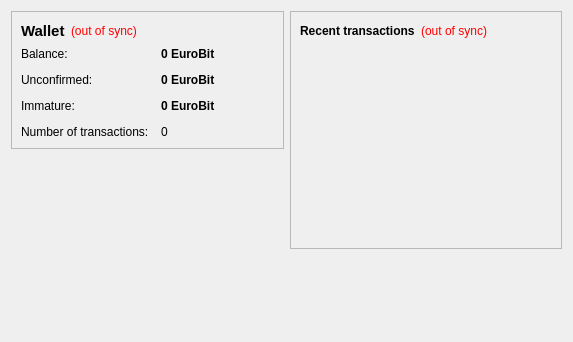
<?xml version="1.0" encoding="UTF-8"?>
<ui version="4.0">
 <class>OverviewPage</class>
 <widget class="QWidget" name="OverviewPage">
  <property name="geometry">
   <rect>
    <x>0</x>
    <y>0</y>
    <width>573</width>
    <height>342</height>
   </rect>
  </property>
  <property name="windowTitle">
   <string>Form</string>
  </property>
  <layout class="QHBoxLayout" name="horizontalLayout" stretch="1,1">
   <item>
    <layout class="QVBoxLayout" name="verticalLayout_2">
     <item>
      <widget class="QFrame" name="frame">
       <property name="frameShape">
        <enum>QFrame::StyledPanel</enum>
       </property>
       <property name="frameShadow">
        <enum>QFrame::Raised</enum>
       </property>
       <layout class="QVBoxLayout" name="verticalLayout_4">
        <item>
         <layout class="QHBoxLayout" name="horizontalLayout_4">
          <item>
           <widget class="QLabel" name="label_5">
            <property name="font">
             <font>
              <pointsize>11</pointsize>
              <weight>75</weight>
              <bold>true</bold>
             </font>
            </property>
            <property name="text">
             <string>Wallet</string>
            </property>
           </widget>
          </item>
          <item>
           <widget class="QLabel" name="labelWalletStatus">
            <property name="toolTip">
             <string>The displayed information may be out of date. Your wallet automatically synchronizes with the eurobit network after a connection is established, but this process has not completed yet.</string>
            </property>
            <property name="styleSheet">
             <string notr="true">QLabel { color: red; }</string>
            </property>
            <property name="text">
             <string notr="true">(out of sync)</string>
            </property>
            <property name="alignment">
             <set>Qt::AlignLeading|Qt::AlignLeft|Qt::AlignVCenter</set>
            </property>
           </widget>
          </item>
          <item>
           <spacer name="horizontalSpacer_2">
            <property name="orientation">
             <enum>Qt::Horizontal</enum>
            </property>
            <property name="sizeHint" stdset="0">
             <size>
              <width>40</width>
              <height>20</height>
             </size>
            </property>
           </spacer>
          </item>
         </layout>
        </item>
        <item>
         <layout class="QFormLayout" name="formLayout_2">
          <property name="fieldGrowthPolicy">
           <enum>QFormLayout::AllNonFixedFieldsGrow</enum>
          </property>
          <property name="horizontalSpacing">
           <number>12</number>
          </property>
          <property name="verticalSpacing">
           <number>12</number>
          </property>
          <item row="0" column="0">
           <widget class="QLabel" name="label">
            <property name="text">
             <string>Balance:</string>
            </property>
           </widget>
          </item>
          <item row="0" column="1">
           <widget class="QLabel" name="labelBalance">
            <property name="font">
             <font>
              <weight>75</weight>
              <bold>true</bold>
             </font>
            </property>
            <property name="cursor">
             <cursorShape>IBeamCursor</cursorShape>
            </property>
            <property name="toolTip">
             <string>Your current balance</string>
            </property>
            <property name="text">
             <string notr="true">0 EuroBit</string>
            </property>
            <property name="textInteractionFlags">
             <set>Qt::LinksAccessibleByMouse|Qt::TextSelectableByKeyboard|Qt::TextSelectableByMouse</set>
            </property>
           </widget>
          </item>
          <item row="1" column="0">
           <widget class="QLabel" name="label_3">
            <property name="text">
             <string>Unconfirmed:</string>
            </property>
           </widget>
          </item>
          <item row="1" column="1">
           <widget class="QLabel" name="labelUnconfirmed">
            <property name="font">
             <font>
              <weight>75</weight>
              <bold>true</bold>
             </font>
            </property>
            <property name="cursor">
             <cursorShape>IBeamCursor</cursorShape>
            </property>
            <property name="toolTip">
             <string>Total of transactions that have yet to be confirmed, and do not yet count toward the current balance</string>
            </property>
            <property name="text">
             <string notr="true">0 EuroBit</string>
            </property>
            <property name="textInteractionFlags">
             <set>Qt::LinksAccessibleByMouse|Qt::TextSelectableByKeyboard|Qt::TextSelectableByMouse</set>
            </property>
           </widget>
          </item>
          <item row="3" column="0">
           <widget class="QLabel" name="label_2">
            <property name="text">
             <string>Number of transactions:</string>
            </property>
           </widget>
          </item>
          <item row="3" column="1">
           <widget class="QLabel" name="labelNumTransactions">
            <property name="toolTip">
             <string>Total number of transactions in wallet</string>
            </property>
            <property name="text">
             <string notr="true">0</string>
            </property>
           </widget>
          </item>
          <item row="2" column="0">
           <widget class="QLabel" name="labelImmatureText">
            <property name="text">
             <string>Immature:</string>
            </property>
           </widget>
          </item>
          <item row="2" column="1">
           <widget class="QLabel" name="labelImmature">
            <property name="font">
             <font>
              <weight>75</weight>
              <bold>true</bold>
             </font>
            </property>
            <property name="toolTip">
             <string>Mined balance that has not yet matured</string>
            </property>
            <property name="text">
             <string notr="true">0 EuroBit</string>
            </property>
            <property name="textInteractionFlags">
             <set>Qt::LinksAccessibleByMouse|Qt::TextSelectableByKeyboard|Qt::TextSelectableByMouse</set>
            </property>
           </widget>
          </item>
         </layout>
        </item>
       </layout>
      </widget>
     </item>
     <item>
      <spacer name="verticalSpacer">
       <property name="orientation">
        <enum>Qt::Vertical</enum>
       </property>
       <property name="sizeHint" stdset="0">
        <size>
         <width>20</width>
         <height>40</height>
        </size>
       </property>
      </spacer>
     </item>
	   <item>
      <widget class="QLabel" name="label_6">
       <property name="text">
        <string/>
       </property>
       <property name="pixmap">
        <pixmap resource="../bitcoin.qrc">:/images/wallet_bgcoin</pixmap>
       </property>
       <property name="scaledContents">
        <bool>false</bool>
       </property>
       <property name="alignment">
        <set>Qt::AlignCenter</set>
       </property>
       <property name="margin">
        <number>-2</number>
       </property>
      </widget>
     </item>
    </layout>
   </item>
   <item>
    <layout class="QVBoxLayout" name="verticalLayout_3">
     <item>
      <widget class="QFrame" name="frame_2">
       <property name="frameShape">
        <enum>QFrame::StyledPanel</enum>
       </property>
       <property name="frameShadow">
        <enum>QFrame::Raised</enum>
       </property>
       <layout class="QVBoxLayout" name="verticalLayout">
        <item>
         <layout class="QHBoxLayout" name="horizontalLayout_2">
          <item>
           <widget class="QLabel" name="label_4">
            <property name="text">
             <string>&lt;b&gt;Recent transactions&lt;/b&gt;</string>
            </property>
           </widget>
          </item>
          <item>
           <widget class="QLabel" name="labelTransactionsStatus">
            <property name="toolTip">
             <string>The displayed information may be out of date. Your wallet automatically synchronizes with the eurobit network after a connection is established, but this process has not completed yet.</string>
            </property>
            <property name="styleSheet">
             <string notr="true">QLabel { color: red; }</string>
            </property>
            <property name="text">
             <string notr="true">(out of sync)</string>
            </property>
            <property name="alignment">
             <set>Qt::AlignRight|Qt::AlignTrailing|Qt::AlignVCenter</set>
            </property>
           </widget>
          </item>
          <item>
           <spacer name="horizontalSpacer">
            <property name="orientation">
             <enum>Qt::Horizontal</enum>
            </property>
            <property name="sizeHint" stdset="0">
             <size>
              <width>40</width>
              <height>20</height>
             </size>
            </property>
           </spacer>
          </item>
         </layout>
        </item>
        <item>
         <widget class="QListView" name="listTransactions">
          <property name="styleSheet">
           <string notr="true">QListView { background: transparent; }</string>
          </property>
          <property name="frameShape">
           <enum>QFrame::NoFrame</enum>
          </property>
          <property name="verticalScrollBarPolicy">
           <enum>Qt::ScrollBarAlwaysOff</enum>
          </property>
          <property name="horizontalScrollBarPolicy">
           <enum>Qt::ScrollBarAlwaysOff</enum>
          </property>
          <property name="selectionMode">
           <enum>QAbstractItemView::NoSelection</enum>
          </property>
         </widget>
        </item>
       </layout>
      </widget>
     </item>
     <item>
      <spacer name="verticalSpacer_2">
       <property name="orientation">
        <enum>Qt::Vertical</enum>
       </property>
       <property name="sizeHint" stdset="0">
        <size>
         <width>20</width>
         <height>40</height>
        </size>
       </property>
      </spacer>
     </item>
    </layout>
   </item>
  </layout>
 </widget>
 <resources/>
 <connections/>
</ui>
